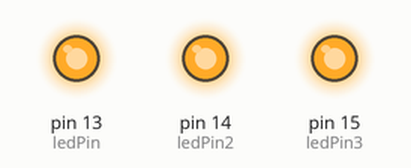
A sketch run on a simulated Arduino Uno, built with avr-gcc and run on an emulated ATmega328P. Shown: output pins drawn as LEDs (lit = HIGH).

Above: at 0.2 s.
At 1.7 s:
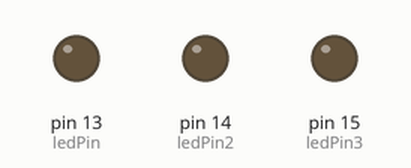
Timing chart, 0 to 3.0 s (numbered marks = the images above):
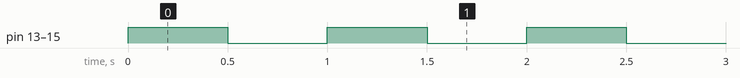

Measured:
- by itself, pin 13 (ledPin), pin 14 (ledPin2), pin 15 (ledPin3): alternates HIGH for 0.50 s and LOW for 0.50 s

The sketch:

ledBlink.ino
```cpp
int ledPin = 13;
int ledPin2 = 14;
int ledPin3 = 15;
int ledPin4 = 15;

void setup() {
  pinMode(ledPin, OUTPUT);
  pinMode(ledPin2, OUTPUT);
  pinMode(ledPin3, OUTPUT);
  pinMode(ledPin4, OUTPUT);
}

void loop() {
  digitalWrite(ledPin, HIGH);
  digitalWrite(ledPin2, HIGH);
  digitalWrite(ledPin3, HIGH);
  digitalWrite(ledPin4, HIGH);
  delay(500);
  digitalWrite(ledPin, LOW);
  digitalWrite(ledPin2, LOW);
  digitalWrite(ledPin3, LOW);
  digitalWrite(ledPin4, LOW);
  delay(500);
}
```
